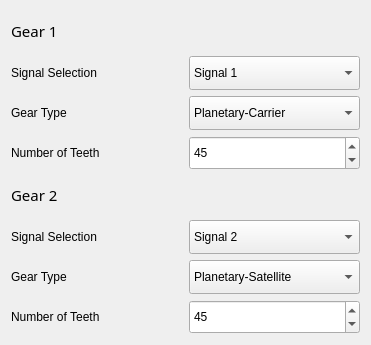
           <widget class="QWidget" name="scrollAreaWidgetContents">
            <property name="geometry">
             <rect>
              <x>-17</x>
              <y>0</y>
              <width>371</width>
              <height>345</height>
             </rect>
            </property>
            <layout class="QVBoxLayout" name="verticalLayout_2">
             <item>
              <widget class="QLabel" name="Gear1">
               <property name="font">
                <font>
                 <family>Segoe UI,San Francisco,Helvetica Neue,Arial,sans-serif</family>
                 <pointsize>11</pointsize>
                 <weight>50</weight>
                 <bold>false</bold>
                </font>
               </property>
               <property name="autoFillBackground">
                <bool>false</bool>
               </property>
               <property name="text">
                <string>Gear 1</string>
               </property>
              </widget>
             </item>
             <item>
              <layout class="QGridLayout" name="gridLayout_8">
               <item row="0" column="1">
                <widget class="QComboBox" name="SignalNbIn">
                 <property name="minimumSize">
                  <size>
                   <width>0</width>
                   <height>34</height>
                  </size>
                 </property>
                 <property name="sizeIncrement">
                  <size>
                   <width>0</width>
                   <height>1</height>
                  </size>
                 </property>
                 <property name="styleSheet">
                  <string notr="true"/>
                 </property>
                 <item>
                  <property name="text">
                   <string>Signal 1</string>
                  </property>
                 </item>
                 <item>
                  <property name="text">
                   <string>Signal 2</string>
                  </property>
                 </item>
                 <item>
                  <property name="text">
                   <string>Signal 3</string>
                  </property>
                 </item>
                 <item>
                  <property name="text">
                   <string>Signal 4</string>
                  </property>
                 </item>
                </widget>
               </item>
               <item row="1" column="1">
                <widget class="QComboBox" name="GearTypeIn">
                 <property name="minimumSize">
                  <size>
                   <width>0</width>
                   <height>34</height>
                  </size>
                 </property>
                 <property name="sizeIncrement">
                  <size>
                   <width>0</width>
                   <height>1</height>
                  </size>
                 </property>
                 <property name="styleSheet">
                  <string notr="true"/>
                 </property>
                 <item>
                  <property name="text">
                   <string>Planetary-Carrier</string>
                  </property>
                 </item>
                 <item>
                  <property name="text">
                   <string>Planetary-Satellite</string>
                  </property>
                 </item>
                 <item>
                  <property name="text">
                   <string>Planetary-Ring</string>
                  </property>
                 </item>
                 <item>
                  <property name="text">
                   <string>Pignon</string>
                  </property>
                 </item>
                 <item>
                  <property name="text">
                   <string>Gear</string>
                  </property>
                 </item>
                </widget>
               </item>
               <item row="1" column="0">
                <widget class="QLabel" name="GearType">
                 <property name="text">
                  <string>Gear Type</string>
                 </property>
                </widget>
               </item>
               <item row="2" column="1">
                <widget class="QDoubleSpinBox" name="GearCountSpinBox">
                 <property name="enabled">
                  <bool>true</bool>
                 </property>
                 <property name="sizePolicy">
                  <sizepolicy hsizetype="Minimum" vsizetype="Minimum">
                   <horstretch>0</horstretch>
                   <verstretch>0</verstretch>
                  </sizepolicy>
                 </property>
                 <property name="minimumSize">
                  <size>
                   <width>0</width>
                   <height>34</height>
                  </size>
                 </property>
                 <property name="maximumSize">
                  <size>
                   <width>16777215</width>
                   <height>45</height>
                  </size>
                 </property>
                 <property name="focusPolicy">
                  <enum>Qt::WheelFocus</enum>
                 </property>
                 <property name="contextMenuPolicy">
                  <enum>Qt::DefaultContextMenu</enum>
                 </property>
                 <property name="acceptDrops">
                  <bool>false</bool>
                 </property>
                 <property name="wrapping">
                  <bool>false</bool>
                 </property>
                 <property name="decimals">
                  <number>0</number>
                 </property>
                 <property name="minimum">
                  <double>2.000000000000000</double>
                 </property>
                 <property name="maximum">
                  <double>900.000000000000000</double>
                 </property>
                 <property name="value">
                  <double>45.000000000000000</double>
                 </property>
                </widget>
               </item>
               <item row="2" column="0">
                <widget class="QLabel" name="NoTeeth">
                 <property name="text">
                  <string>Number of Teeth</string>
                 </property>
                </widget>
               </item>
               <item row="0" column="0">
                <widget class="QLabel" name="SignalSel">
                 <property name="text">
                  <string>Signal Selection</string>
                 </property>
                </widget>
               </item>
              </layout>
             </item>
             <item>
              <widget class="QLabel" name="Gear2">
               <property name="font">
                <font>
                 <family>Segoe UI,San Francisco,Helvetica Neue,Arial,sans-serif</family>
                 <pointsize>11</pointsize>
                 <weight>50</weight>
                 <bold>false</bold>
                </font>
               </property>
               <property name="autoFillBackground">
                <bool>false</bool>
               </property>
               <property name="text">
                <string>Gear 2</string>
               </property>
              </widget>
             </item>
             <item>
              <layout class="QGridLayout" name="gridLayout_9">
               <item row="0" column="0">
                <widget class="QLabel" name="label_5">
                 <property name="text">
                  <string>Signal Selection</string>
                 </property>
                </widget>
               </item>
               <item row="1" column="0">
                <widget class="QLabel" name="label_7">
                 <property name="text">
                  <string>Gear Type</string>
                 </property>
                </widget>
               </item>
               <item row="2" column="0">
                <widget class="QLabel" name="label_8">
                 <property name="text">
                  <string>Number of Teeth</string>
                 </property>
                </widget>
               </item>
               <item row="0" column="1">
                <widget class="QComboBox" name="SignalNbIn_2">
                 <property name="minimumSize">
                  <size>
                   <width>0</width>
                   <height>34</height>
                  </size>
                 </property>
                 <property name="sizeIncrement">
                  <size>
                   <width>0</width>
                   <height>1</height>
                  </size>
                 </property>
                 <property name="styleSheet">
                  <string notr="true"/>
                 </property>
                 <property name="currentText">
                  <string>Signal 2</string>
                 </property>
                 <item>
                  <property name="text">
                   <string>Signal 2</string>
                  </property>
                 </item>
                 <item>
                  <property name="text">
                   <string>Signal 1</string>
                  </property>
                 </item>
                 <item>
                  <property name="text">
                   <string>Signal 3</string>
                  </property>
                 </item>
                 <item>
                  <property name="text">
                   <string>Signal 4</string>
                  </property>
                 </item>
                </widget>
               </item>
               <item row="1" column="1">
                <widget class="QComboBox" name="GearTypeIn_2">
                 <property name="minimumSize">
                  <size>
                   <width>0</width>
                   <height>34</height>
                  </size>
                 </property>
                 <property name="sizeIncrement">
                  <size>
                   <width>0</width>
                   <height>1</height>
                  </size>
                 </property>
                 <property name="styleSheet">
                  <string notr="true"/>
                 </property>
                 <item>
                  <property name="text">
                   <string>Planetary-Satellite</string>
                  </property>
                 </item>
                 <item>
                  <property name="text">
                   <string>Planetary-Carrier</string>
                  </property>
                 </item>
                 <item>
                  <property name="text">
                   <string>Planetary-Ring</string>
                  </property>
                 </item>
                 <item>
                  <property name="text">
                   <string>Pignon</string>
                  </property>
                 </item>
                 <item>
                  <property name="text">
                   <string>Gear</string>
                  </property>
                 </item>
                </widget>
               </item>
               <item row="2" column="1">
                <widget class="QDoubleSpinBox" name="GearCountSpinBox_2">
                 <property name="enabled">
                  <bool>true</bool>
                 </property>
                 <property name="sizePolicy">
                  <sizepolicy hsizetype="Minimum" vsizetype="Minimum">
                   <horstretch>0</horstretch>
                   <verstretch>0</verstretch>
                  </sizepolicy>
                 </property>
                 <property name="minimumSize">
                  <size>
                   <width>0</width>
                   <height>34</height>
                  </size>
                 </property>
                 <property name="maximumSize">
                  <size>
                   <width>16777215</width>
                   <height>45</height>
                  </size>
                 </property>
                 <property name="focusPolicy">
                  <enum>Qt::WheelFocus</enum>
                 </property>
                 <property name="contextMenuPolicy">
                  <enum>Qt::DefaultContextMenu</enum>
                 </property>
                 <property name="acceptDrops">
                  <bool>false</bool>
                 </property>
                 <property name="wrapping">
                  <bool>false</bool>
                 </property>
                 <property name="decimals">
                  <number>0</number>
                 </property>
                 <property name="minimum">
                  <double>2.000000000000000</double>
                 </property>
                 <property name="maximum">
                  <double>900.000000000000000</double>
                 </property>
                 <property name="value">
                  <double>45.000000000000000</double>
                 </property>
                </widget>
               </item>
              </layout>
             </item>
            </layout>
           </widget>
